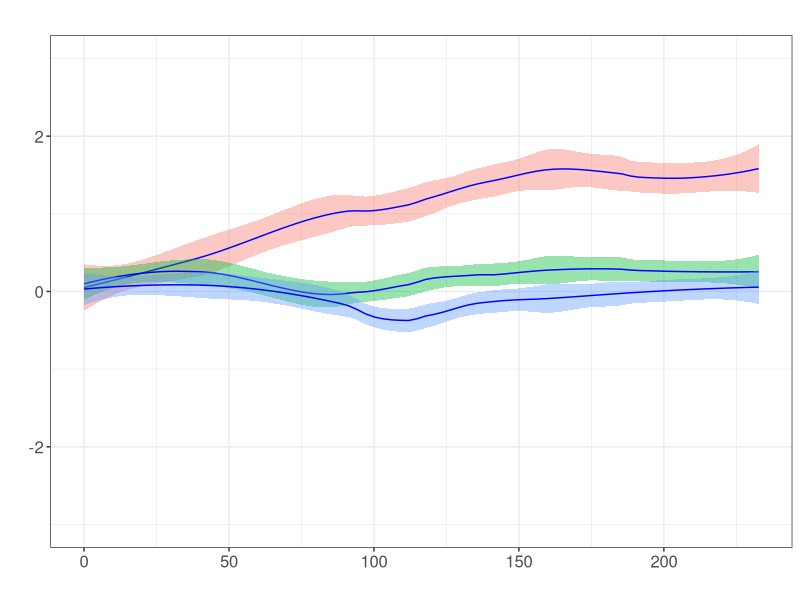

Recreate this plot in R. (Note: this script raises an error after producing the figure.)
#=====================================================================================================
# Supp. Figure 3BC: Single-cell-derived SKMEL5 sublines 03,04,08 response and  
# fraction of control in Subclones, 01, 07 and 10 in idling state
# concentration used: 8uM PLX4720
# Scatterplot of untreated proliferation rates of sublines with their drug-treated growth rates
#=====================================================================================================
#=====================================================================================================
library(gplots)
require(ggplot2)

setwd("~/Paudel_et_al_2016/SourceData") # Set the working directory;
# Set the output for plots
output <- paste0(substr(getwd(), 1, (nchar(getwd())-nchar("SourceData"))), "Figures") 
fig = "Supp.Fig3" # Which figure is this in paper?
output = paste0(output, "/", fig)

#=====================================================================================================
# Read experimental data
#=====================================================================================================

data <- read.csv("SKMEL5_Subclones030408_Population_Level.csv", header=T, sep=",")
data <- data[(data$conc %in% c(8)),]
data <- subset(data, data$Time <= 250)

#=====================================================================================================
# Plot the responses of single-cell-derived subclones
#=====================================================================================================

ggplot(data = data, aes(x=data$Time, y=data$nl2, col=CellLine)) +
  theme_bw()+ 
  geom_smooth(span=.45, aes(fill=CellLine),data=data, method = "loess", size=.5, level=0.95, col="blue")+ 
  scale_colour_manual(values=c("black", "black", "black")) + ylim(-3, 3)+
  theme(legend.position="none") +
  ggtitle("")+ labs(x="", y="") +
  theme(axis.text=element_text(size=12))+theme(text = element_text(size=12)) +
  ggsave("SKMEL5 Subclones_030408 + 8uM PLX4720.pdf", path=output, width=3, height=3.5)

#=====================================================================================================
# Read experimental data for subclones idling state in SC01, SC07 and SC10
# That idling is not due to cell confluency
#=====================================================================================================

data <- read.csv("SKMEL5_Subclones_Fraction_of_control_idling_state.csv", header=T, sep=",")
pdf(paste0(output,"/","Fraction of control_idling_subclones.pdf"), width=3.5, height=3.5)
boxplot(fCont~CellLine, data=data, ylim=c(0,1))
dev.off()
